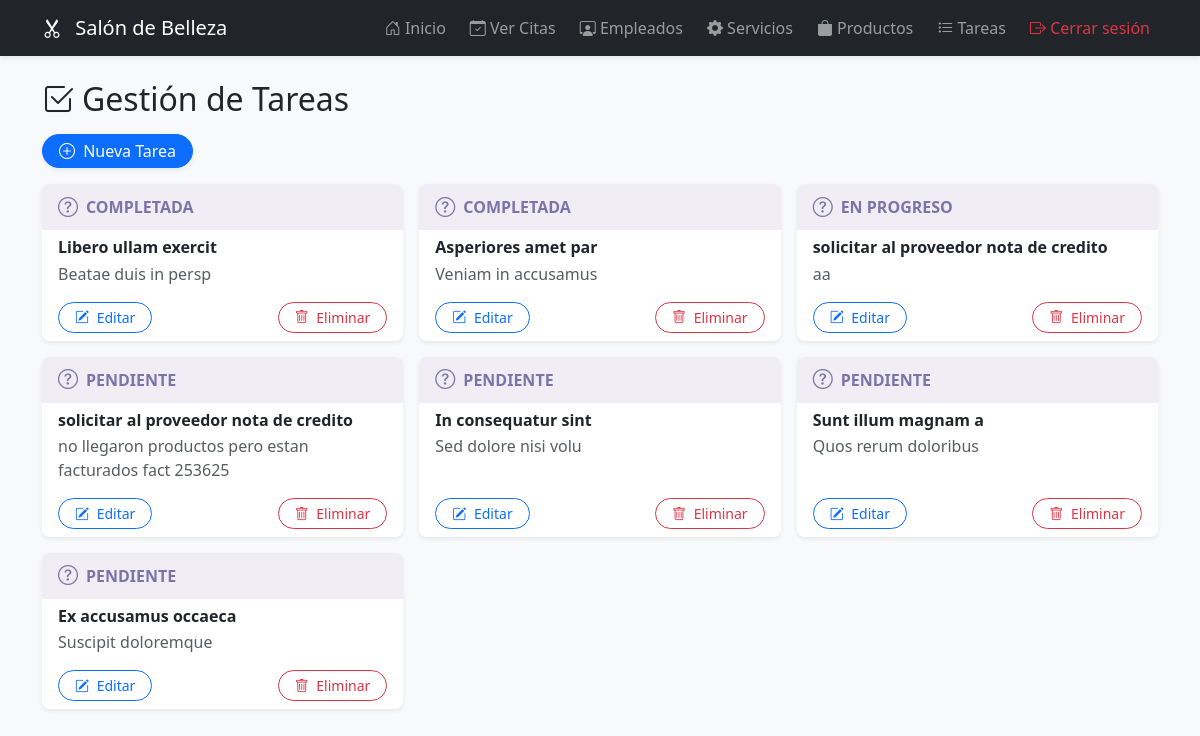
/tareas (signed in), run on the app's committed database.
### models.py (models this page shows)
class Tarea(db.Model):
    id = db.Column(db.Integer, primary_key=True)
    titulo = db.Column(db.String(100), nullable=False)
    descripcion = db.Column(db.Text, nullable=True)
    estado = db.Column(db.String(20), nullable=False, default='pendiente')  # pendiente, en_progreso, completada
    fecha_creacion = db.Column(db.DateTime, default=datetime.utcnow)

### main.py (the view, shortened to what this page needs)
@app.route('/tareas', methods=['GET', 'POST'])
@login_required
def tareas():
    tareas = Tarea.query.order_by(Tarea.estado).all()
    return render_template('admin/tareas.html', tareas=tareas)

### main.py (called while the page is built)
def login_required(f):
    @wraps(f)
    def decorated(*args, **kwargs):
        if not session.get('logged_in'):
            return redirect(url_for('login'))
        return f(*args, **kwargs)
    return decorated

### templates/admin/tareas.html (shortened to what this page needs)
{% extends 'admin/layout.html' %}
{% block content %}
<h2 class="mb-3"><i class="bi bi-check2-square me-2"></i>Gestión de Tareas</h2>
<div class="d-flex justify-content-between align-items-center mb-3">
  <a href="{{ url_for('nueva_tarea') }}" class="btn btn-primary rounded-pill px-3 py-1 shadow-sm">
    <i class="bi bi-plus-circle"></i> Nueva Tarea
  </a>
</div>
<div class="row row-cols-1 row-cols-md-2 row-cols-lg-3 g-3">
  {% for tarea in tareas %}
    {% set estado = tarea.estado %}
    <div class="col">
      <div class="card shadow-sm h-100 border-0 rounded-3 overflow-hidden">
        <div class="card-header py-2 estado-header d-flex align-items-center gap-2
             {% if estado == 'pendiente' %}bg-pendiente
             {% elif estado == 'en_progreso' %}bg-en_progreso
             {% elif estado == 'completada' %}bg-completada
             {% else %}bg-otro
             {% endif %}">
          {% if estado == 'pendiente' %}
            <i class="bi bi-hourglass-split fs-5 animate-icon"></i>
          {% elif estado == 'en_progreso' %}
            <i class="bi bi-arrow-repeat fs-5 animate-icon spin"></i>
          {% elif estado == 'completada' %}
            <i class="bi bi-check-circle-fill fs-5 animate-icon"></i>
          {% else %}
            <i class="bi bi-question-circle fs-5 animate-icon"></i>
          {% endif %}
          <strong class="text-uppercase fw-semibold mb-0 fs-6">{{ estado.replace('_', ' ').capitalize() }}</strong>
        </div>
        <div class="card-body py-2 px-3">
          <h5 class="card-title fw-semibold mb-1 fs-6">{{ tarea.titulo }}</h5>
          <p class="card-text text-muted mb-1 fs-7">{{ tarea.descripcion or 'Sin descripción' }}</p>
        </div>
        <div class="card-footer bg-white d-flex justify-content-between border-0 pt-1 pb-2 px-3">
          <a href="{{ url_for('editar_tarea', id=tarea.id) }}" class="btn btn-outline-primary btn-sm rounded-pill px-3 py-1 fs-7">
            <i class="bi bi-pencil-square"></i> Editar
          </a>
          <form action="{{ url_for('eliminar_tarea', id=tarea.id) }}" method="POST" class="d-inline">
            <button class="btn btn-outline-danger btn-sm rounded-pill px-3 py-1 fs-7" onclick="return confirm('¿Eliminar tarea?');">
              <i class="bi bi-trash"></i> Eliminar
            </button>
          </form>
        </div>
      </div>
    </div>
  {% else %}
    <div class="col-12">
      <div class="alert alert-info text-center rounded-3 shadow-sm py-2 fs-6" role="alert">
        <i class="bi bi-info-circle"></i> No hay tareas registradas.
      </div>
    </div>
  {% endfor %}
</div>
{% endblock %}

### templates/admin/layout.html (style rules this page uses)
body { background-color: #f8f9fa; }
.btn i { margin-right: 4px; }

### templates/admin/tareas.html (style rules this page uses)
.estado-header { border-bottom: none; padding-left: 1rem; padding-right: 1rem; border-radius: 0 0 0.75rem 0.75rem; transition: background 0.4s ease; }
.bg-otro { background: rgba(211, 204, 227, 0.35); color: #7a75a8; font-weight: 600; }
.animate-icon { transition: transform 0.3s ease; }
.card-title, .card-text { margin-bottom: 0; }

### data on the page
Tarea: replace "COMPLETADA", titulo "Libero ullam exercit", descripcion "Beatae duis in persp"
Tarea: replace "COMPLETADA", titulo "Asperiores amet par", descripcion "Veniam in accusamus"
Tarea: replace "EN PROGRESO", titulo "solicitar al proveedor nota de credito", descripcion "aa"
Tarea: replace "PENDIENTE", titulo "solicitar al proveedor nota de credito", descripcion "no llegaron productos pero estan facturados fact 253625"
Tarea: replace "PENDIENTE", titulo "In consequatur sint", descripcion "Sed dolore nisi volu"
Tarea: replace "PENDIENTE", titulo "Sunt illum magnam a", descripcion "Quos rerum doloribus"
Tarea: replace "PENDIENTE", titulo "Ex accusamus occaeca", descripcion "Suscipit doloremque"
